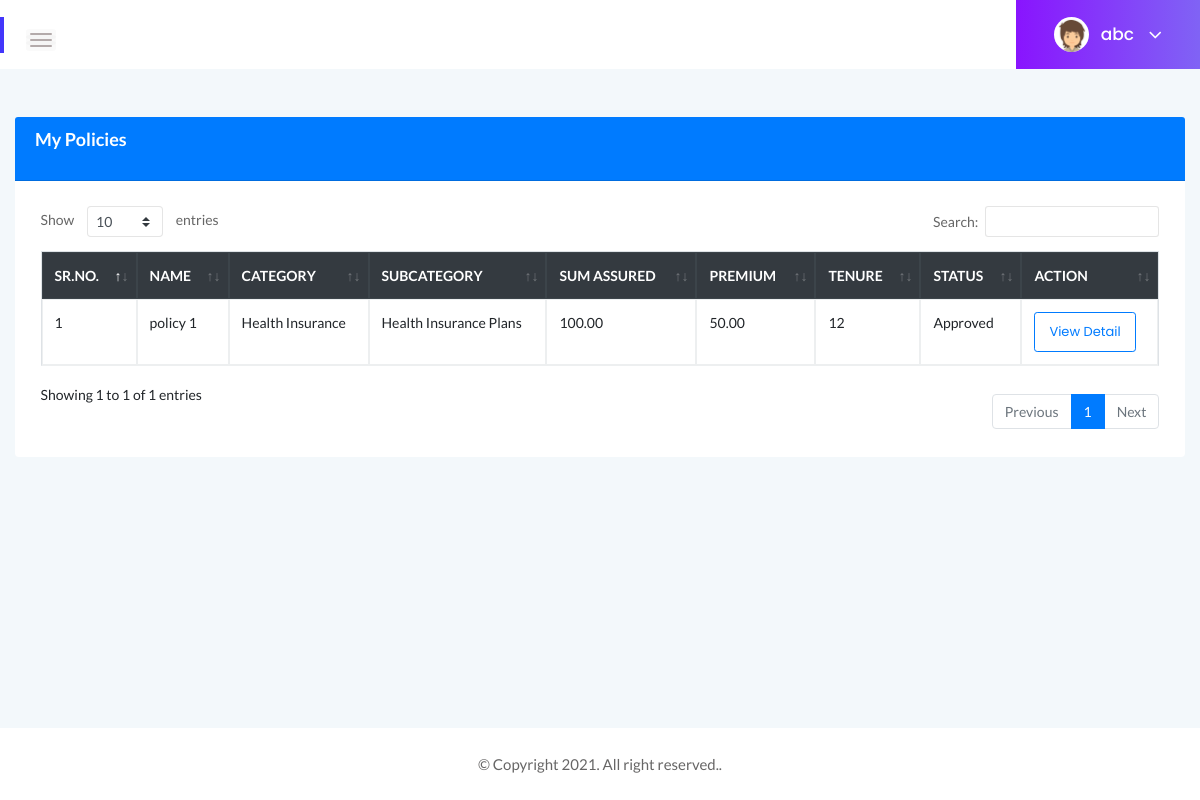
The app's page /user/mypolicies.php (signed in) with its own data.
### tables this page shows
CREATE TABLE `policies` (
  `policy_id` int(11) NOT NULL,
  `policy_name` varchar(150) NOT NULL,
  `category_id` int(11) NOT NULL,
  `subcategory_id` int(11) NOT NULL,
  `sum_assured` decimal(12,2) NOT NULL,
  `premium` decimal(12,2) NOT NULL,
  `tenure` int(11) NOT NULL
);

CREATE TABLE `categories` (
  `category_id` int(11) NOT NULL,
  `category_name` varchar(100) NOT NULL
);

CREATE TABLE `subcategories` (
  `subcategory_id` int(11) NOT NULL,
  `category_id` int(11) NOT NULL,
  `subcategory_name` varchar(100) NOT NULL
);

CREATE TABLE `customer_policies` (
  `customer_policy_id` int(11) NOT NULL,
  `customer_id` int(11) NOT NULL,
  `policy_id` int(11) NOT NULL,
  `status` varchar(30) NOT NULL,
  `applied_date` datetime DEFAULT NULL,
  `remark` varchar(100) DEFAULT NULL
);

### user/mypolicies.php (the view, shortened to what this page needs)
<?php include "header.php";?>
<div class="main-content-inner">
    <div class="row mt-5">
        <div class="col-xl-12">
            <div class="card">
                <div class="card-header bg-primary  d-flex">
                    <h4 class="header-title  text-white">My Policies</h4>
                </div>
                <div class="card-body">
                    <div class="">
                        <div class="table-responsive">
                            <table class="table table-bordered" id="dtable">
                                <thead class="text-uppercase bg-dark text-white">
                                    <tr>
                                        <th scope="col">Sr.No.</th>
                                        <th scope="col">Name</th>
                                        <th scope="col">Category</th>
                                        <th scope="col">SubCategory</th>
                                        <th scope="col">Sum Assured</th>
                                        <th scope="col">Premium</th>
                                        <th scope="col">Tenure</th>
                                        <th scope="col">Status</th>
                                        <th scope="col">Action</th>
                                    </tr>
                                </thead>
                                <tbody id="tbody">
                                    <?php
$con = mysqli_connect(db_host, db_user, db_password, db_name);
$customer_id=$_SESSION['customer_id'];
$sql = "SELECT policies.*,subcategories.subcategory_name,categories.category_name,customer_policies.status,customer_policies.customer_policy_id FROM policies
inner join customer_policies on policies.policy_id=customer_policies.policy_id
inner join subcategories on policies.subcategory_id=subcategories.subcategory_id
inner join categories on subcategories.category_id=categories.category_id WHERE customer_policies.status='Approved' and customer_policies.customer_id=".$customer_id ;
$records = mysqli_query($con, $sql);
$i=0;
while ($row = mysqli_fetch_assoc($records)) {
$i++;
        echo '<tr>
        <td>' . $i . '</td>
        <td>' . $row["policy_name"] . '</td>
        <td>' . $row["category_name"] . '</td>
        <td>' . $row["subcategory_name"] . '</td>
        <td>' . $row["sum_assured"] . '</td>
        <td>' . $row["premium"] . '</td>
        <td>' . $row["tenure"] . '</td>
        <td>' . $row["status"] . '</td>
    <td><a href="policydetail.php?id=' . $row["customer_policy_id"] . '" id="btnView" class="btn btn-sm btn-outline-primary" value="View"
    >View Detail </a></td>
      </tr>';
}
?>
                                </tbody>
                            </table>
                        </div>
                    </div>
                </div>
            </div>
        </div>
    </div>
</div>
<?php include "footer.php";?>

### assets/css/styles.css (style rules this page uses)
.card { border: none; border-radius: 4px; background-color: #fff; -webkit-transition: all 0.3s ease 0s; transition: all 0.3s ease 0s; }
.card-body { padding: 25.6px; padding: 1.6rem; }
.main-content-inner { padding: 0 30px 50px; }
.header-title { font-family: 'Lato', sans-serif; font-size: 18px; font-weight: 600; letter-spacing: 0; color: #333; text-transform: capitalize; margin-bottom: 17px; }
.btn { padding: 11px 17px; font-size: 13px; letter-spacing: 0; }
.btn-sm { padding: 9px 14px; }
table tr th { border-bottom: none; }
table tr th, table tr td { border-top: 1px solid rgba(120, 130, 140, 0.13) !important; }
.table-bordered td, .table-bordered th { border: 1px solid rgba(120, 130, 140, 0.13) !important; }
table.dataTable.no-footer { border-bottom: 1px solid rgba(120, 130, 140, 0.13) !important; }
table.dataTable thead th, table.dataTable thead td { border-bottom-color: transparent; }

### records on screen
policies: policy_name "policy 1", category.category_name "Health Insurance", subcategory.subcategory_name "Health Insurance Plans", sum_assured "100.00", premium "50.00", tenure "12", customer_policies.status "Approved"

### other values on screen
$_SESSION['first_name'] "abc"
